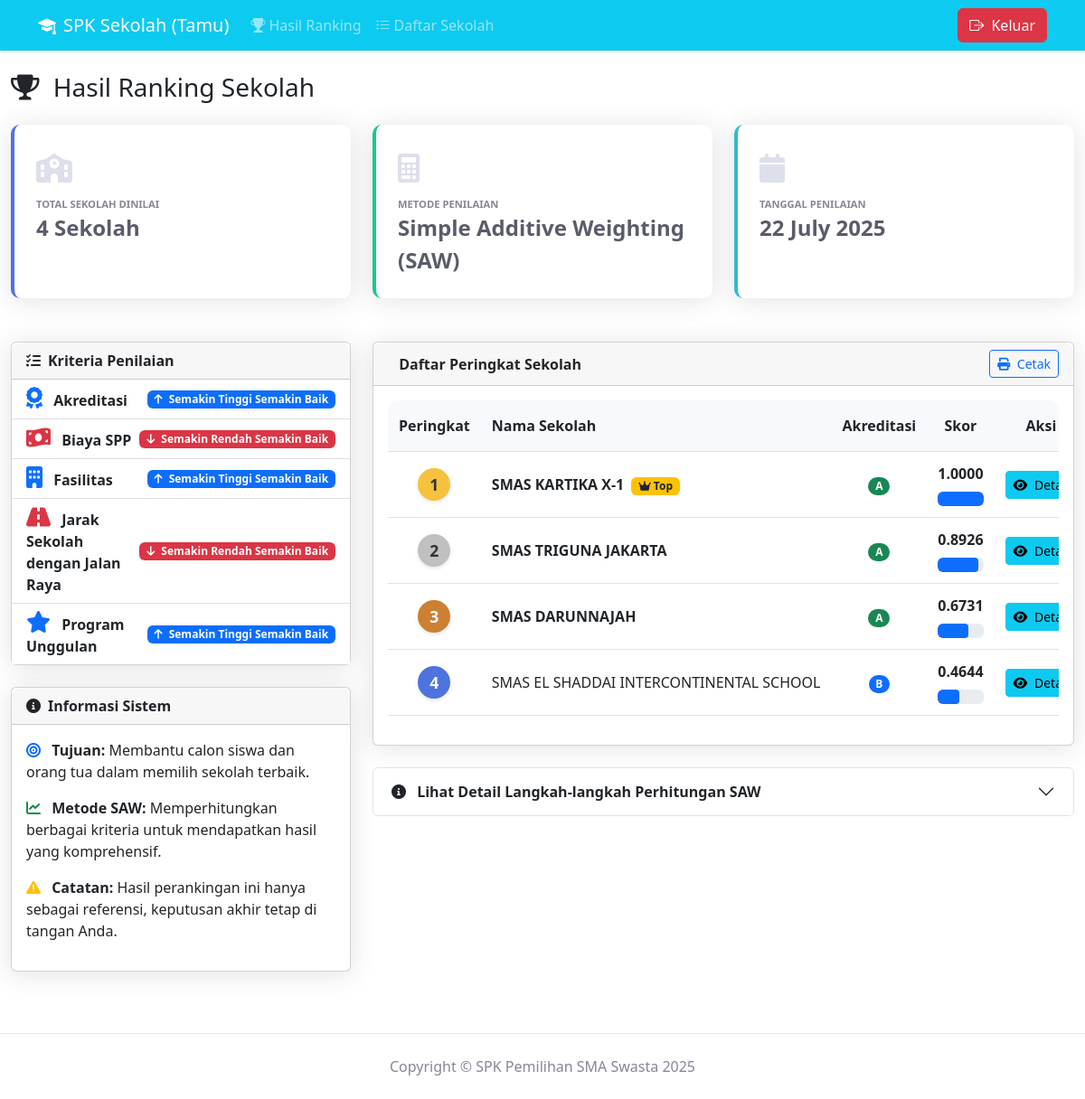
Screenshot of /guest/hasil_ranking.php with the database file from the repository.
### tables this page shows
CREATE TABLE `sekolah` (
  `id_sekolah` int(11) NOT NULL,
  `nama_sekolah` varchar(255) NOT NULL,
  `alamat` text NOT NULL,
  `akreditasi` char(1) NOT NULL,
  `total_guru` int(11) NOT NULL,
  `total_murid_aktif` int(11) DEFAULT NULL,
  `biaya_spp` decimal(10,2) NOT NULL,
  `fasilitas` int(11) DEFAULT NULL,
  `jarak_jalan_raya` decimal(10,3) NOT NULL,
  `program_unggulan` decimal(5,2) NOT NULL,
  `id_users` int(11) NOT NULL
);

### guest/hasil_ranking.php (the view, shortened to what the rows shown need)
<?php
require_once '../config.php';
function getSekolahData(mysqli $koneksi): array
{
    $sekolah_data = [];
    $query = mysqli_query($koneksi, "SELECT * FROM sekolah");
    if ($query) {
        while ($row = mysqli_fetch_assoc($query)) {
            $sekolah_data[$row['id_sekolah']] = $row;
        }
    } else {
        error_log("Error fetching sekolah data: " . mysqli_error($koneksi));
    }
    return $sekolah_data;
}
function getPenilaianData(mysqli $koneksi): array
{
    $penilaian_data = [];
    $query = mysqli_query($koneksi, "SELECT id_sekolah, id_kriteria, nilai FROM penilaian");
    if ($query) {
        while ($row = mysqli_fetch_assoc($query)) {
            $penilaian_data[$row['id_sekolah']][$row['id_kriteria']] = $row['nilai'];
        }
    } else {
        error_log("Error fetching penilaian data: " . mysqli_error($koneksi));
    }
    return $penilaian_data;
}
function calculateSAWRanking(array $sekolah_data, array $penilaian_data, array $kriteria_saw): array
{
    $normalized_scores = [];
    $weighted_normalized_scores = [];
    $max_min_values = [];
    $original_matrix = [];
    foreach ($sekolah_data as $id_sekolah => $s_data) {
        foreach ($kriteria_saw as $id_kriteria => $kriteria_info) {
            $original_matrix[$id_sekolah][$id_kriteria] = $penilaian_data[$id_sekolah][$id_kriteria] ?? 0;
        }
    }
    foreach ($kriteria_saw as $id_kriteria => $kriteria_info) {
        $tipe = $kriteria_info['tipe'];
        if ($tipe === 'benefit') {
            $max_min_values[$id_kriteria] = -INF;
        } else {
            $max_min_values[$id_kriteria] = INF;
        }
        foreach ($sekolah_data as $id_sekolah => $s_data) {
            if (isset($penilaian_data[$id_sekolah][$id_kriteria])) {
                $nilai = (float) $penilaian_data[$id_sekolah][$id_kriteria];
                if ($tipe === 'benefit') {
                    $max_min_values[$id_kriteria] = max($max_min_values[$id_kriteria], $nilai);
                } else {
                    $max_min_values[$id_kriteria] = min($max_min_values[$id_kriteria], $nilai);
                }
            }
        }
    }
    foreach ($sekolah_data as $id_sekolah => $s_data) {
        $normalized_scores[$id_sekolah] = [];
        foreach ($kriteria_saw as $id_kriteria => $kriteria_info) {
            $nilai = (float) ($penilaian_data[$id_sekolah][$id_kriteria] ?? 0);
            $tipe = $kriteria_info['tipe'];
            $max_min_val = $max_min_values[$id_kriteria];
            if ($max_min_val == 0) {
                $normalized_scores[$id_sekolah][$id_kriteria] = 0;
            } elseif ($tipe === 'benefit') {
                $normalized_scores[$id_sekolah][$id_kriteria] = $nilai / $max_min_val;
            } else {
                if ($nilai == 0) {
                     $normalized_scores[$id_sekolah][$id_kriteria] = 0;
                } else {
                    $normalized_scores[$id_sekolah][$id_kriteria] = $max_min_val / $nilai;
                }
            }
        }
    }
    $ranking_results = [];
    foreach ($sekolah_data as $id_sekolah => $s_data) {
        $total_skor = 0;
        $weighted_normalized_scores[$id_sekolah] = [];
        foreach ($kriteria_saw as $id_kriteria => $kriteria_info) {
            $bobot = $kriteria_info['bobot'];
            $normalized_val = $normalized_scores[$id_sekolah][$id_kriteria];
            $weighted_val = $normalized_val * $bobot;
            $total_skor += $weighted_val;
            $weighted_normalized_scores[$id_sekolah][$id_kriteria] = $weighted_val;
        }
        $ranking_results[$id_sekolah] = [
            'total_skor' => $total_skor,
            'sekolah_data' => $s_data,
            'normalized_scores' => $normalized_scores[$id_sekolah],
            'original_scores' => $original_matrix[$id_sekolah],
        ];
    }
    uasort($ranking_results, function($a, $b) {
        return $b['total_skor'] <=> $a['total_skor'];
    });
    $rank = 1;
    foreach ($ranking_results as $id_sekolah => $data) {
        $ranking_results[$id_sekolah]['peringkat'] = $rank++;
    }
    return [
        'ranking' => $ranking_results,
        'normalisasi' => $normalized_scores,
        'terbobot' => $weighted_normalized_scores,
        'data_asli' => $original_matrix,
        'kriteria' => $kriteria_saw
    ];
}
if (isset($koneksi) && $koneksi) {
    $sekolah_data = getSekolahData($koneksi);
    $penilaian_data_raw = getPenilaianData($koneksi);
    $saw_results = calculateSAWRanking($sekolah_data, $penilaian_data_raw, KRITERIA_SAW);
    $ranking_results = $saw_results['ranking'];
}
?>
<!DOCTYPE html>
<html lang="id">
<head>
    <link href="https://cdn.jsdelivr.net/npm/bootstrap@5.3.0-alpha1/dist/css/bootstrap.min.css" rel="stylesheet">
    <link rel="stylesheet" href="https://cdnjs.cloudflare.com/ajax/libs/font-awesome/6.0.0/css/all.min.css">
</head>
<body>
    <?php
    if (isset($_SESSION['user_id'])) {
        require_once '../admin/navbar.php';
    } else {
        require_once 'guest_navbar.php';
    }
    ?>
    <div class="container-fluid py-4">
        <h1 class="h3 mb-4 text-gray-500">
            <i class="fas fa-trophy me-2"></i> Hasil Ranking Sekolah
        </h1>
        <div class="row">
            <div class="col-lg-8">
                <div class="card">
                    <div class="card-body">
                        <?php if (empty($ranking_results)) { ?>
                            <div class="alert alert-warning" role="alert">
                                Belum ada data sekolah atau penilaian untuk diranking.
                            </div>
                        <?php } else { ?>
                            <div class="table-responsive">
                                <table class="table table-hover" id="rankingTable">
                                    <thead>
                                        <tr>
                                            <th class="text-center">Peringkat</th>
                                            <th>Nama Sekolah</th>
                                            <th class="text-center">Akreditasi</th>
                                            <th class="text-center">Skor</th>
                                            <th class="text-center">Aksi</th>
                                        </tr>
                                    </thead>
                                    <tbody>
                                        <?php
                                        foreach ($ranking_results as $result) {
                                            $row = $result['sekolah_data'];
                                            $rank_class = '';
                                            if($result['peringkat'] == 1) $rank_class = 'rank-1';
                                            else if($result['peringkat'] == 2) $rank_class = 'rank-2';
                                            else if($result['peringkat'] == 3) $rank_class = 'rank-3';
                                            $akreditasi_label = array_search($result['original_scores'][1], KRITERIA_SAW[1]['options']);
                                            $badge_color = '';
                                            if($akreditasi_label == 'A') $badge_color = 'success';
                                            else if($akreditasi_label == 'B') $badge_color = 'primary';
                                            else if($akreditasi_label == 'C') $badge_color = 'warning';
                                            else $badge_color = 'secondary';
                                        ?>
                                            <tr <?php echo ($result['peringkat'] <= 3) ? 'class="fw-bold"' : ''; ?>>
                                                <td class="text-center">
                                                    <span class="rank-badge <?php echo $rank_class; ?>">
                                                        <?php echo $result['peringkat']; ?>
                                                    </span>
                                                </td>
                                                <td>
                                                    <?php echo htmlspecialchars($row['nama_sekolah']); ?>
                                                    <?php if($result['peringkat'] == 1): ?>
                                                    <span class="badge bg-warning text-dark ms-1"><i class="fas fa-crown"></i> Top</span>
                                                    <?php endif; ?>
                                                </td>
                                                <td class="text-center">
                                                    <span class="badge rounded-pill bg-<?php echo $badge_color; ?>">
                                                        <?php echo htmlspecialchars($akreditasi_label); ?>
                                                    </span>
                                                </td>
                                                <td class="text-center">
                                                    <div class="fw-bold"><?php echo number_format($result['total_skor'], 4); ?></div>
                                                    <div class="progress">
                                                        <div class="progress-bar bg-primary" role="progressbar"
                                                             style="width: <?php echo ($result['total_skor'] * 100); ?>%"
                                                             aria-valuenow="<?php echo htmlspecialchars($result['total_skor']); ?>"
                                                             aria-valuemin="0" aria-valuemax="1">
                                                        </div>
                                                    </div>
                                                </td>
                                                <td class="text-center">
                                                    <button type="button" class="btn btn-sm btn-info" data-bs-toggle="modal"
                                                            data-bs-target="#detailModal<?php echo $row['id_sekolah']; ?>">
                                                        <i class="fas fa-eye me-1"></i> Detail
                                                    </button>
                                                </td>
                                            </tr>
                                        <?php } ?>
                                    </tbody>
                                </table>
                            </div>
                        <?php } ?>
                    </div>
                </div>
                <div class="accordion mt-4" id="detailPerhitunganAccordion">
                    <div class="accordion-item">
                        <h2 class="accordion-header" id="headingOne">
                            <button class="accordion-button collapsed" type="button" data-bs-toggle="collapse" data-bs-target="#collapseOne" aria-expanded="false" aria-controls="collapseOne">
                                <strong><i class="fas fa-info-circle me-2"></i> Lihat Detail Langkah-langkah Perhitungan SAW</strong>
                            </button>
                        </h2>
                    </div>
                </div>
            </div>
        </div>
    </div>
</body>
</html>

### rows the page displays
sekolah: nama_sekolah "SMAS KARTIKA X-1"
sekolah: nama_sekolah "SMAS TRIGUNA JAKARTA"
sekolah: nama_sekolah "SMAS DARUNNAJAH"
sekolah: nama_sekolah "SMAS EL SHADDAI INTERCONTINENTAL SCHOOL"

### other values shown
$total_sekolah_dinilai "4"
$kriteria_info['nama_kriteria'] "Akreditasi"
$tip_text "Semakin Tinggi Semakin Baik"
$kriteria_info['nama_kriteria'] "Biaya SPP"
$tip_text "Semakin Rendah Semakin Baik"
$kriteria_info['nama_kriteria'] "Fasilitas"
$kriteria_info['nama_kriteria'] "Jarak Sekolah dengan Jalan Raya"
$kriteria_info['nama_kriteria'] "Program Unggulan"
$result['peringkat'] "1"
$akreditasi_label "A"
$result['total_skor'] "1.0000"
$result['peringkat'] "2"
$result['total_skor'] "0.8926"
$result['peringkat'] "3"
$result['total_skor'] "0.6731"
